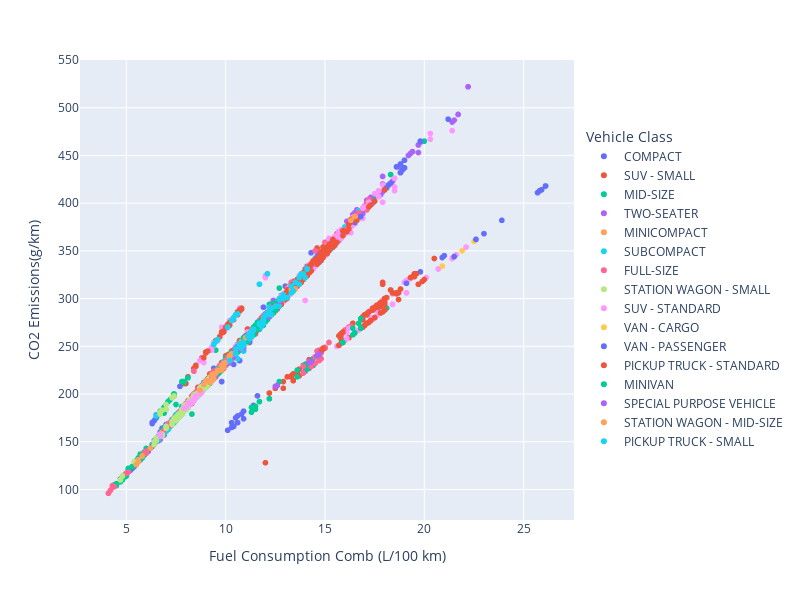

Source (notebook cell):
### Code cell
# plotly scatter
fig = px.scatter(
  data_frame=df_co2, x='Fuel Consumption Comb (L/100 km)', y='CO2 Emissions(g/km)', color='Vehicle Class', width=800, height=600
)
fig.update_layout(legend_x= 1.02,legend_y= 0.5) # 상대적인 경로 지정
fig.show()

### Figure 1 — Plotly figure (JSON) as saved in the notebook; plotly's stock layout.template omitted (floating-point values rounded to 4 significant figures; data arrays with more than 128 entries replaced by an {"elided": "..."} marker saying what was removed)
{"data": [{"hovertemplate": "Vehicle Class=COMPACT<br>Fuel Consumption Comb (L/100 km)=%{x}<br>CO2 Emissions(g/km)=%{y}<extra></extra>", "legendgroup": "COMPACT", "marker": {"color": "#636efa", "symbol": "circle"}, "mode": "markers", "name": "COMPACT", "showlegend": true, "type": "scattergl", "x": {"elided": "1022 float values"}, "xaxis": "x", "y": {"elided": "1022 int values"}, "yaxis": "y"}, {"hovertemplate": "Vehicle Class=SUV - SMALL<br>Fuel Consumption Comb (L/100 km)=%{x}<br>CO2 Emissions(g/km)=%{y}<extra></extra>", "legendgroup": "SUV - SMALL", "marker": {"color": "#EF553B", "symbol": "circle"}, "mode": "markers", "name": "SUV - SMALL", "showlegend": true, "type": "scattergl", "x": {"elided": "1217 float values"}, "xaxis": "x", "y": {"elided": "1217 int values"}, "yaxis": "y"}, {"hovertemplate": "Vehicle Class=MID-SIZE<br>Fuel Consumption Comb (L/100 km)=%{x}<br>CO2 Emissions(g/km)=%{y}<extra></extra>", "legendgroup": "MID-SIZE", "marker": {"color": "#00cc96", "symbol": "circle"}, "mode": "markers", "name": "MID-SIZE", "showlegend": true, "type": "scattergl", "x": {"elided": "1133 float values"}, "xaxis": "x", "y": {"elided": "1133 int values"}, "yaxis": "y"}, {"hovertemplate": "Vehicle Class=TWO-SEATER<br>Fuel Consumption Comb (L/100 km)=%{x}<br>CO2 Emissions(g/km)=%{y}<extra></extra>", "legendgroup": "TWO-SEATER", "marker": {"color": "#ab63fa", "symbol": "circle"}, "mode": "markers", "name": "TWO-SEATER", "showlegend": true, "type": "scattergl", "x": {"elided": "460 float values"}, "xaxis": "x", "y": {"elided": "460 int values"}, "yaxis": "y"}, {"hovertemplate": "Vehicle Class=MINICOMPACT<br>Fuel Consumption Comb (L/100 km)=%{x}<br>CO2 Emissions(g/km)=%{y}<extra></extra>", "legendgroup": "MINICOMPACT", "marker": {"color": "#FFA15A", "symbol": "circle"}, "mode": "markers", "name": "MINICOMPACT", "showlegend": true, "type": "scattergl", "x": {"elided": "326 float values"}, "xaxis": "x", "y": {"elided": "326 int values"}, "yaxis": "y"}, {"hovertemplate": "Vehicle Class=SUBCOMPACT<br>Fuel Consumption Comb (L/100 km)=%{x}<br>CO2 Emissions(g/km)=%{y}<extra></extra>", "legendgroup": "SUBCOMPACT", "marker": {"color": "#19d3f3", "symbol": "circle"}, "mode": "markers", "name": "SUBCOMPACT", "showlegend": true, "type": "scattergl", "x": {"elided": "606 float values"}, "xaxis": "x", "y": {"elided": "606 int values"}, "yaxis": "y"}, {"hovertemplate": "Vehicle Class=FULL-SIZE<br>Fuel Consumption Comb (L/100 km)=%{x}<br>CO2 Emissions(g/km)=%{y}<extra></extra>", "legendgroup": "FULL-SIZE", "marker": {"color": "#FF6692", "symbol": "circle"}, "mode": "markers", "name": "FULL-SIZE", "showlegend": true, "type": "scattergl", "x": {"elided": "639 float values"}, "xaxis": "x", "y": {"elided": "639 int values"}, "yaxis": "y"}, {"hovertemplate": "Vehicle Class=STATION WAGON - SMALL<br>Fuel Consumption Comb (L/100 km)=%{x}<br>CO2 Emissions(g/km)=%{y}<extra></extra>", "legendgroup": "STATION WAGON - SMALL", "marker": {"color": "#B6E880", "symbol": "circle"}, "mode": "markers", "name": "STATION WAGON - SMALL", "showlegend": true, "type": "scattergl", "x": {"elided": "252 float values"}, "xaxis": "x", "y": {"elided": "252 int values"}, "yaxis": "y"}, {"hovertemplate": "Vehicle Class=SUV - STANDARD<br>Fuel Consumption Comb (L/100 km)=%{x}<br>CO2 Emissions(g/km)=%{y}<extra></extra>", "legendgroup": "SUV - STANDARD", "marker": {"color": "#FF97FF", "symbol": "circle"}, "mode": "markers", "name": "SUV - STANDARD", "showlegend": true, "type": "scattergl", "x": {"elided": "735 float values"}, "xaxis": "x", "y": {"elided": "735 int values"}, "yaxis": "y"}, {"hovertemplate": "Vehicle Class=VAN - CARGO<br>Fuel Consumption Comb (L/100 km)=%{x}<br>CO2 Emissions(g/km)=%{y}<extra></extra>", "legendgroup": "VAN - CARGO", "marker": {"color": "#FECB52", "symbol": "circle"}, "mode": "markers", "name": "VAN - CARGO", "showlegend": true, "type": "scattergl", "x": [15.1, 15.9, 20.9, 16.5, 21.5, 16.5, 21.5, 16.5, 22.6, 16.2, 21.9, 17.2, 22.5, 15.1, 15.9, 20.9, 16.5, 21.5, 16.5, 21.5, 16.5, 22.6], "xaxis": "x", "y": [347, 366, 334, 380, 344, 380, 344, 380, 362, 373, 350, 396, 360, 347, 366, 334, 380, 344, 380, 344, 380, 362], "yaxis": "y"}, {"hovertemplate": "Vehicle Class=VAN - PASSENGER<br>Fuel Consumption Comb (L/100 km)=%{x}<br>CO2 Emissions(g/km)=%{y}<extra></extra>", "legendgroup": "VAN - PASSENGER", "marker": {"color": "#636efa", "symbol": "circle"}, "mode": "markers", "name": "VAN - PASSENGER", "showlegend": true, "type": "scattergl", "x": [16.5, 21.5, 16.5, 22.6, 18.0, 18.8, 25.7, 18.2, 18.9, 25.8, 16.8, 23.0, 21.2, 18.3, 23.9, 16.5, 21.5, 16.5, 22.6, 18.0, 18.8, 25.7, 18.2, 18.9, 25.8, 18.0, 18.8, 18.8, 25.9, 18.1, 19.0, 19.0, 26.1, 14.7, 14.8, 19.7, 18.0, 18.8, 18.8, 25.9, 18.1, 19.0, 19.0, 26.1, 18.8, 19.8, 14.6, 15.2, 21.0, 18.8, 19.8, 18.6, 19.0, 14.6, 15.1, 20.9, 18.6, 19.0, 14.7, 15.1, 14.7, 15.2, 14.5, 19.1, 15.0, 19.8], "xaxis": "x", "y": [380, 344, 380, 362, 414, 432, 411, 419, 435, 413, 386, 368, 488, 421, 382, 380, 344, 380, 362, 414, 432, 411, 419, 435, 413, 414, 432, 432, 414, 416, 437, 437, 418, 338, 340, 315, 414, 432, 432, 414, 416, 437, 437, 418, 441, 465, 342, 356, 345, 441, 465, 438, 445, 344, 354, 343, 438, 445, 345, 354, 346, 355, 340, 316, 352, 328], "yaxis": "y"}, {"hovertemplate": "Vehicle Class=PICKUP TRUCK - STANDARD<br>Fuel Consumption Comb (L/100 km)=%{x}<br>CO2 Emissions(g/km)=%{y}<extra></extra>", "legendgroup": "PICKUP TRUCK - STANDARD", "marker": {"color": "#EF553B", "symbol": "circle"}, "mode": "markers", "name": "PICKUP TRUCK - STANDARD", "showlegend": true, "type": "scattergl", "x": {"elided": "538 float values"}, "xaxis": "x", "y": {"elided": "538 int values"}, "yaxis": "y"}, {"hovertemplate": "Vehicle Class=MINIVAN<br>Fuel Consumption Comb (L/100 km)=%{x}<br>CO2 Emissions(g/km)=%{y}<extra></extra>", "legendgroup": "MINIVAN", "marker": {"color": "#00cc96", "symbol": "circle"}, "mode": "markers", "name": "MINIVAN", "showlegend": true, "type": "scattergl", "x": [12.0, 16.8, 11.8, 16.5, 10.6, 12.0, 9.7, 9.8, 11.1, 11.4, 15.9, 11.3, 12.4, 12.1, 12.0, 16.8, 11.8, 16.4, 10.6, 11.6, 11.4, 12.5, 9.6, 9.8, 10.5, 11.4, 15.9, 11.4, 12.5, 12.0, 16.8, 11.8, 16.4, 10.6, 11.6, 11.4, 12.5, 9.7, 9.8, 11.4, 12.5, 10.9, 10.6, 11.8, 16.7, 10.7, 11.6, 11.4, 12.5, 9.6, 9.8, 10.9, 11.7, 10.9, 10.6, 11.8, 16.7, 10.7, 10.6, 11.6, 11.4, 12.5, 10.9, 11.7, 10.9, 10.6, 11.8, 16.7, 10.7, 10.6, 11.5, 10.8, 11.7, 10.6, 10.6, 11.8, 10.6, 11.5, 11.0, 11.7], "xaxis": "x", "y": [276, 269, 271, 264, 244, 276, 223, 225, 255, 262, 254, 260, 285, 278, 276, 269, 271, 262, 244, 267, 262, 288, 221, 225, 242, 262, 254, 262, 288, 282, 279, 276, 269, 250, 275, 269, 296, 226, 229, 267, 290, 257, 249, 276, 274, 251, 275, 269, 296, 226, 230, 255, 274, 259, 249, 276, 274, 252, 247, 275, 269, 296, 256, 274, 259, 249, 276, 274, 252, 247, 272, 254, 274, 249, 249, 276, 248, 271, 259, 274], "yaxis": "y"}, {"hovertemplate": "Vehicle Class=SPECIAL PURPOSE VEHICLE<br>Fuel Consumption Comb (L/100 km)=%{x}<br>CO2 Emissions(g/km)=%{y}<extra></extra>", "legendgroup": "SPECIAL PURPOSE VEHICLE", "marker": {"color": "#ab63fa", "symbol": "circle"}, "mode": "markers", "name": "SPECIAL PURPOSE VEHICLE", "showlegend": true, "type": "scattergl", "x": [9.5, 9.9, 10.1, 10.4, 10.2, 12.2, 9.3, 9.4, 9.4, 9.9, 10.2, 10.4, 10.1, 12.2, 9.4, 9.8, 9.4, 9.5, 10.4, 10.4, 14.2, 10.7, 10.7, 14.6, 10.7, 10.7, 14.6, 11.4, 12.7, 10.2, 10.9, 9.4, 9.8, 9.4, 10.4, 14.2, 10.8, 14.7, 12.7, 10.2, 10.5, 9.4, 9.9, 9.3, 10.4, 14.3, 10.7, 14.7, 12.7, 10.7, 11.4, 9.3, 9.9, 9.3, 9.3, 12.6, 10.6, 9.2, 9.2, 12.5, 10.7, 12.7, 10.7, 10.5, 11.4, 9.3, 9.9, 9.3, 12.6, 9.3, 10.6, 9.2, 9.2, 12.5, 10.7, 9.3, 9.9], "xaxis": "x", "y": [218, 228, 232, 239, 235, 281, 214, 216, 216, 228, 235, 239, 232, 281, 216, 225, 220, 223, 243, 243, 233, 252, 252, 240, 252, 252, 240, 268, 298, 233, 248, 220, 231, 220, 244, 234, 253, 242, 298, 240, 248, 220, 232, 218, 244, 234, 251, 241, 298, 251, 268, 218, 232, 219, 219, 209, 247, 214, 214, 208, 251, 297, 251, 248, 268, 218, 232, 219, 209, 219, 247, 214, 214, 208, 251, 218, 232], "yaxis": "y"}, {"hovertemplate": "Vehicle Class=STATION WAGON - MID-SIZE<br>Fuel Consumption Comb (L/100 km)=%{x}<br>CO2 Emissions(g/km)=%{y}<extra></extra>", "legendgroup": "STATION WAGON - MID-SIZE", "marker": {"color": "#FFA15A", "symbol": "circle"}, "mode": "markers", "name": "STATION WAGON - MID-SIZE", "showlegend": true, "type": "scattergl", "x": [9.2, 9.3, 10.5, 13.5, 13.5, 5.5, 9.3, 9.3, 10.8, 13.3, 9.4, 9.8, 9.9, 5.6, 9.0, 9.3, 13.3, 10.8, 9.8, 9.9, 5.6, 8.9, 11.0, 9.8, 9.9, 5.8, 8.7, 9.4, 9.4, 13.3, 9.6, 9.5, 11.1, 9.8, 9.9, 5.8, 9.3, 9.2, 9.6, 10.2, 12.7, 9.6, 10.8, 10.2, 10.3, 16.3, 9.4, 10.0, 12.7, 10.2, 10.3, 16.5, 16.5], "xaxis": "x", "y": [212, 214, 242, 310, 310, 126, 214, 214, 248, 306, 216, 225, 228, 129, 214, 220, 310, 253, 230, 232, 131, 210, 259, 230, 232, 135, 204, 219, 221, 312, 225, 222, 261, 230, 232, 135, 216, 214, 224, 239, 299, 225, 254, 240, 242, 382, 219, 233, 299, 240, 242, 386, 386], "yaxis": "y"}, {"hovertemplate": "Vehicle Class=PICKUP TRUCK - SMALL<br>Fuel Consumption Comb (L/100 km)=%{x}<br>CO2 Emissions(g/km)=%{y}<extra></extra>", "legendgroup": "PICKUP TRUCK - SMALL", "marker": {"color": "#19d3f3", "symbol": "circle"}, "mode": "markers", "name": "PICKUP TRUCK - SMALL", "showlegend": true, "type": "scattergl", "x": {"elided": "159 float values"}, "xaxis": "x", "y": {"elided": "159 int values"}, "yaxis": "y"}], "layout": {"height": 600, "legend": {"title": {"text": "Vehicle Class"}, "tracegroupgap": 0, "x": 1.02, "y": 0.5}, "margin": {"t": 60}, "width": 800, "xaxis": {"anchor": "y", "domain": [0, 1], "title": {"text": "Fuel Consumption Comb (L/100 km)"}}, "yaxis": {"anchor": "x", "domain": [0, 1], "title": {"text": "CO2 Emissions(g/km)"}}}}
